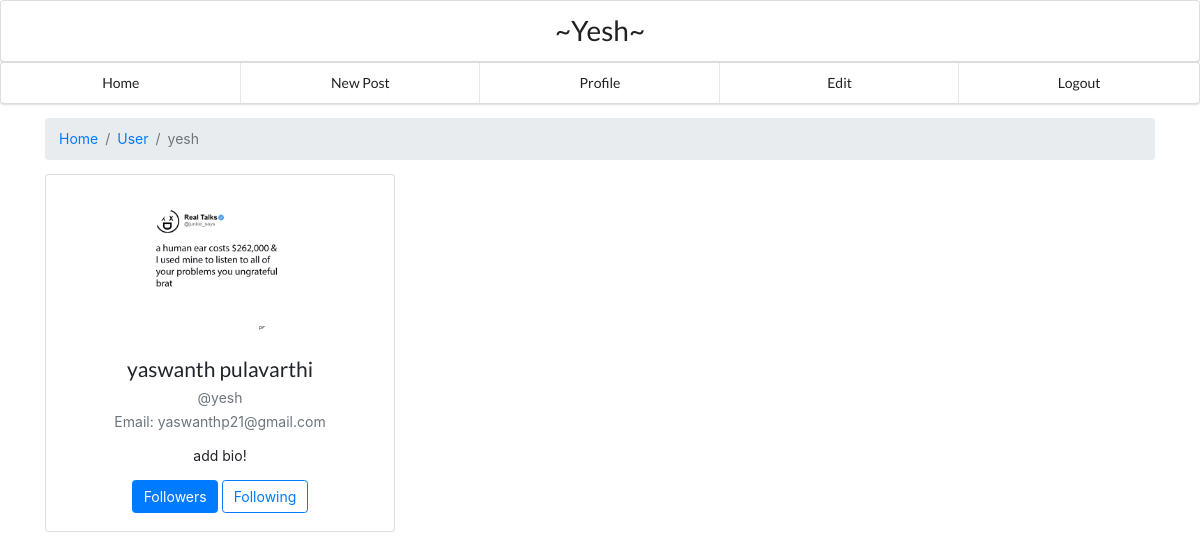
Page /profile (signed in) on the earlier database version.
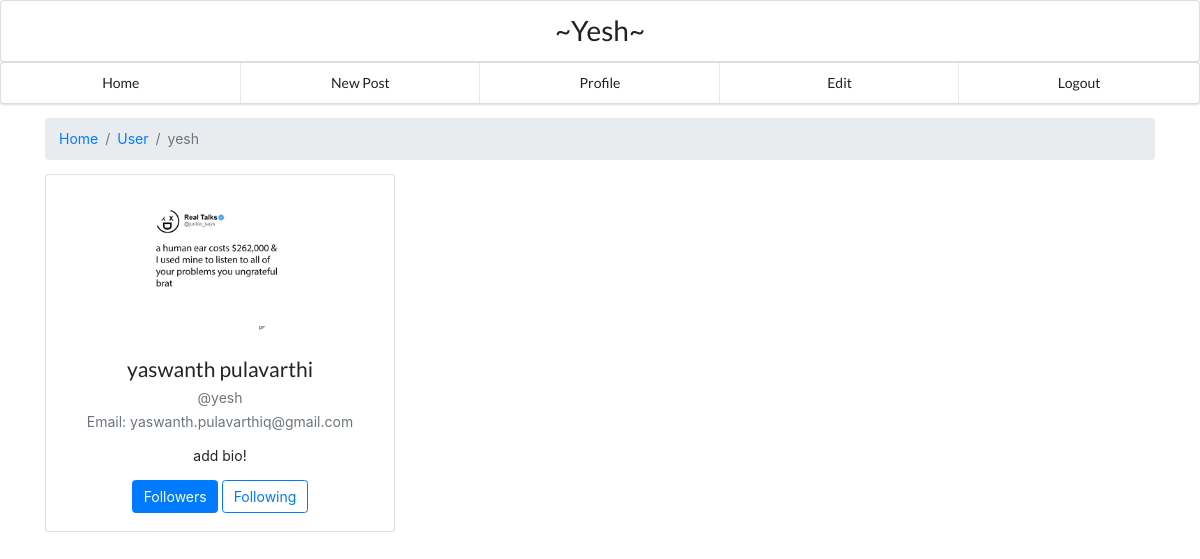
Same page on the later database version.
### app/models.py (models this page shows, shortened)
class User(db.Model, UserMixin):
	__tablename__ = "user"
	userid = db.Column(db.Integer, primary_key=True, autoincrement=True)
	email = db.Column(db.String(500), nullable=False)
	firstname = db.Column(db.String(500), nullable=False)
	lastname = db.Column(db.String(500), nullable=False)
	username = db.Column(db.String(500), nullable=False)
	password = db.Column(db.String(500), nullable=False)
	date = db.Column(db.DateTime, nullable=False, default= datetime.now())
	bio = db.Column(db.Text, nullable=False, default="add bio!")
	posts = db.relationship('Post', back_populates="userposts")
	followed = db.relationship('User',
                               secondary=followers,
                               primaryjoin=(followers.c.follower_id == username),
                               secondaryjoin=(followers.c.followed_id == username),
                               backref=db.backref('followers', lazy='dynamic'),
                               lazy='dynamic')
	def is_following(self, user):
		return self.followed.filter(
			followers.c.followed_id == user.username).count() > 0

### app/views.py (the view)
@app.route('/profile')
@login_required
def profile():
    userposts = models.Post.query.filter_by(user = current_user.userid).all()
    allusers = models.User.query.filter_by().all()
    followers = []
    following = []
    for users in allusers:
     userfollowers = users.is_following(current_user)
     userfollowing = current_user.is_following(users)
     if userfollowers > 0:
         followers.append( users.username)
     if userfollowing > 0:
         following.append( users.username)
    return render_template('profile.html',userposts = userposts,userfollowers=followers, userfollowing= following)

### app/views.py (called while the page is built)
@login_manager.user_loader
def load_user(user_id):
    return models.User.query.get(int(user_id))

### app/templates/profile.html (shortened to what this page needs)
{% extends "main.html" %}
{% block content %}
<!DOCTYPE html>
<html lang="en">
<head>
    <link href="http://netdna.bootstrapcdn.com/bootstrap/4.4.1/css/bootstrap.min.css" rel="stylesheet">
</head>
<body>
<div class="container">
    <div class="main-body">
          <nav aria-label="breadcrumb" class="main-breadcrumb">
            <ol class="breadcrumb">
              <li class="breadcrumb-item"><a href="/home">Home</a></li>
              <li class="breadcrumb-item"><a href="javascript:void(0)">User</a></li>
              <li class="breadcrumb-item active" aria-current="page">{{current_user.username}}</li>
            </ol>
          </nav>
          <div class="row gutters-sm">
            <div class="col-md-4 mb-3">
              <div class="card">
                <div class="card-body">
                  <div class="d-flex flex-column align-items-center text-center">
                    <img src="{{url_for('static', filename='Image_UPLOADS/profiles/'+current_user.userid|string+'.png')}}" alt="Admin" class="rounded-circle" width="150" height="150">
                    <div class="mt-3">
                      <h4>{{current_user.firstname}} {{current_user.lastname}}</h4>
                      <p class="text-secondary mb-1">@{{current_user.username}}</p>
                      <p class="text-muted font-size-sm">Email: {{current_user.email}}</p>
                      <p>{{current_user.bio}}</p>
                      <button class="btn btn-primary" data-toggle="modal" data-target="#followers" >Followers</button>
                      <button class="btn btn-outline-primary" data-toggle="modal" data-target="#exampleModal">Following</button>
                    </div>
                  </div>
                </div>
              </div>
            </div>
            <div class="col-md-8">
        </div>
    </div>
</body>
</html>
  {% endblock %}

### app/templates/main.html (shortened to what this page needs)
<!DOCTYPE html>
<html>
  <head>
    <link rel="stylesheet" type="text/css" href="https://cdnjs.cloudflare.com/ajax/libs/semantic-ui/2.4.1/semantic.min.css">
      <link rel="stylesheet" type="text/css" href="https://cdn.jsdelivr.net/npm/cookieconsent@3/build/cookieconsent.min.css" />
  </head>
  <body>
    <div class="ui one item menu" style="margin-bottom: 0px; margin-top: 0px;">
      <a class="item" href="{{ url_for('home') }}"><b><h2>~Yesh~</h2></b></a>
    </div>
    <div class="ui five item menu" style="margin-top: 0px;">
      <a class="item" href="{{ url_for('home') }}">Home</a>
      <a class="item" href="{{ url_for('newpost') }}">New Post</a>
      <a class="item" href="{{ url_for('profile') }}">Profile</a>
      <a class="item" href="{{ url_for('edit') }}">Edit</a>
      <a class="item" href="{{ url_for('logout') }}">Logout</a>
    </div>
    <div>
      {% block content %}{% endblock %}
    </div>
  </body>
</html>

Differences in the rows shown:
changed User "yaswanth": email "yaswanthp21@gmail.com" → "yaswanth.pulavarthiq@gmail.com"
